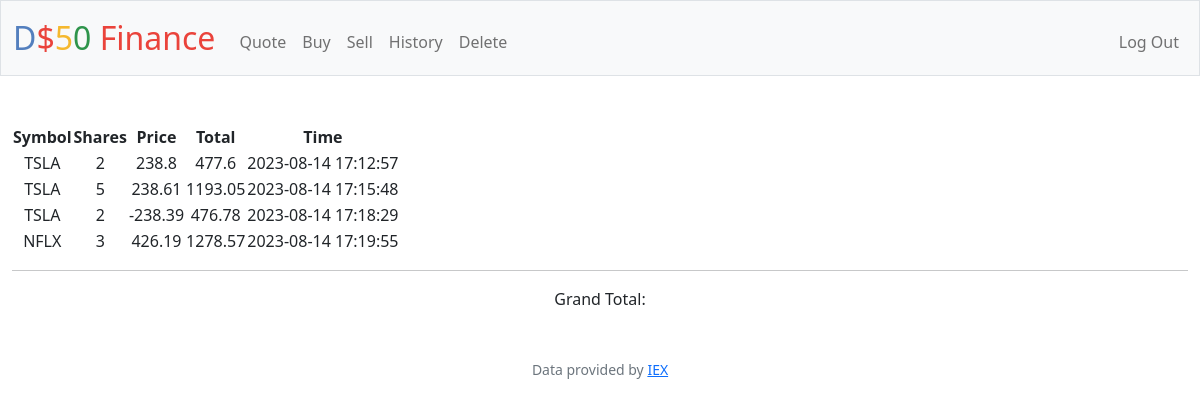
The app's page /history (signed in) with its own data.
### tables this page shows
CREATE TABLE history (id INTEGER NOT NULL, symbol TEXT NOT NULL, share INTEGER NOT NULL, price INTEGER NOT NULL, total INTEGER NOT NULL, sqltime TIMESTAMP DEFAULT CURRENT_TIMESTAMP NOT NULL, FOREIGN KEY(id) REFERENCES users(id));

### app.py (the view)
@app.route("/history")
@login_required
def history():
    if request.method == "GET":
        id = session["user_id"]
        history = db.execute("SELECT * FROM history WHERE id = ?", id)
        return render_template("history.html", history=history)
    else:
        return render_template("history.html")

### app.py (called while the page is built)
@app.after_request
def after_request(response):
    response.headers["Cache-Control"] = "no-cache, no-store, must-revalidate"
    response.headers["Expires"] = 0
    response.headers["Pragma"] = "no-cache"
    return response

### helpers.py (called while the page is built)
def login_required(f):
    @wraps(f)
    def decorated_function(*args, **kwargs):
        if session.get("user_id") is None:
            return redirect("/login")
        return f(*args, **kwargs)
    return decorated_function

### templates/history.html (shortened to what this page needs)
{% extends "layout.html" %}
{% block main %}
<table action="/history" method="get">
    <tr>
      <th>Symbol</th>
      <th>Shares</th>
      <th>Price</th>
      <th>Total</th>
      <th>Time</th>
    </tr>
    {% for u in history %}
      <td>{{  u.symbol  }}</td>
      <td>{{  u.share  }}</td>
      <td>{{  u.price  }}</td>
      <td>{{  u.total  }}</td>
      <td>{{  u.sqltime  }}</td>
    {% endfor %}
  </table>
  <hr>
  <div>Grand Total: {{ gtot }}</div>
{% endblock %}

### templates/layout.html (shortened to what this page needs)
<!DOCTYPE html>
<html lang="en">
    <head>
        <link href="https://cdn.jsdelivr.net/npm/bootstrap@5.1.3/dist/css/bootstrap.min.css" rel="stylesheet">
        <link href="/static/styles.css" rel="stylesheet">
    </head>
    <body>
        <nav class="bg-light border navbar navbar-expand-md navbar-light">
            <div class="container-fluid">
                <a class="navbar-brand" href="/"><span class="blue">D</span><span class="red">$</span><span class="yellow">5</span><span class="green">0</span> <span class="red">Finance</span></a>
                <div class="collapse navbar-collapse" id="navbar">
                    {% if session["user_id"] %}
                        <ul class="navbar-nav me-auto mt-2">
                            <li class="nav-item"><a class="nav-link" href="/quote">Quote</a></li>
                            <li class="nav-item"><a class="nav-link" href="/buy">Buy</a></li>
                            <li class="nav-item"><a class="nav-link" href="/sell">Sell</a></li>
                            <li class="nav-item"><a class="nav-link" href="/history">History</a></li>
                            <li class="nav-item"><a class="nav-link" href="/delete">Delete</a></li>
                        </ul>
                        <ul class="navbar-nav ms-auto mt-2">
                            <li class="nav-item"><a class="nav-link" href="/logout">Log Out</a></li>
                        </ul>
                    {% else %}
                        <ul class="navbar-nav ms-auto mt-2">
                            <li class="nav-item"><a class="nav-link" href="/register">Register</a></li>
                            <li class="nav-item"><a class="nav-link" href="/login">Log In</a></li>
                        </ul>
                    {% endif %}
                </div>
            </div>
        </nav>
        <main class="container-fluid py-5 text-center">
            {% block main %}{% endblock %}
        </main>
        <footer class="mb-5 small text-center text-muted">
            Data provided by <a href="https://iexcloud.io/">IEX</a>
        </footer>
    </body>
</html>

### static/styles.css (style rules this page uses)
nav .navbar-brand { font-size: xx-large; }
nav .navbar-brand .blue { color: #537fbe; }
nav .navbar-brand .red { color: #ea433b; }
nav .navbar-brand .yellow { color: #f5b82e; }
nav .navbar-brand .green { color: #2e944b; }

### records on screen
history: symbol "TSLA", share "2", price "238.8", total "477.6", sqltime "2023-08-14 17:12:57"
history: symbol "TSLA", share "5", price "238.61", total "1193.05", sqltime "2023-08-14 17:15:48"
history: symbol "TSLA", share "2", price "-238.39", total "476.78", sqltime "2023-08-14 17:18:29"
history: symbol "NFLX", share "3", price "426.19", total "1278.57", sqltime "2023-08-14 17:19:55"
